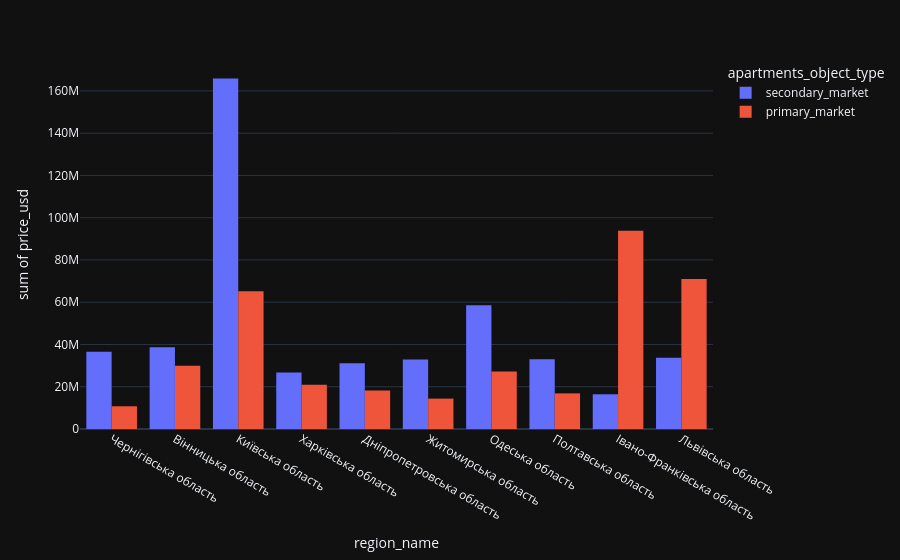

Notebook cell for this chart:
### Code cell
fig = px.histogram(df, x="region_name", y="price_usd", color="apartments_object_type", barmode="group")
fig.show()

### Figure 1 — Plotly figure (JSON) as saved in the notebook; plotly's stock layout.template omitted (floating-point values rounded to 4 significant figures; data arrays with more than 128 entries replaced by an {"elided": "..."} marker saying what was removed)
{"data": [{"alignmentgroup": "True", "bingroup": "x", "histfunc": "sum", "hovertemplate": "apartments_object_type=secondary_market<br>region_name=%{x}<br>sum of price_usd=%{y}<extra></extra>", "legendgroup": "secondary_market", "marker": {"color": "#636efa", "pattern": {"shape": ""}}, "name": "secondary_market", "offsetgroup": "secondary_market", "orientation": "v", "showlegend": true, "x": {"elided": "7279 str values"}, "xaxis": "x", "y": {"elided": "7279 float values"}, "yaxis": "y", "type": "histogram"}, {"alignmentgroup": "True", "bingroup": "x", "histfunc": "sum", "hovertemplate": "apartments_object_type=primary_market<br>region_name=%{x}<br>sum of price_usd=%{y}<extra></extra>", "legendgroup": "primary_market", "marker": {"color": "#EF553B", "pattern": {"shape": ""}}, "name": "primary_market", "offsetgroup": "primary_market", "orientation": "v", "showlegend": true, "x": {"elided": "4702 str values"}, "xaxis": "x", "y": {"elided": "4702 float values"}, "yaxis": "y", "type": "histogram"}], "layout": {"xaxis": {"anchor": "y", "domain": [0.0, 1.0], "title": {"text": "region_name"}}, "yaxis": {"anchor": "x", "domain": [0.0, 1.0], "title": {"text": "sum of price_usd"}}, "legend": {"title": {"text": "apartments_object_type"}, "tracegroupgap": 0}, "margin": {"t": 60}, "barmode": "group"}}
